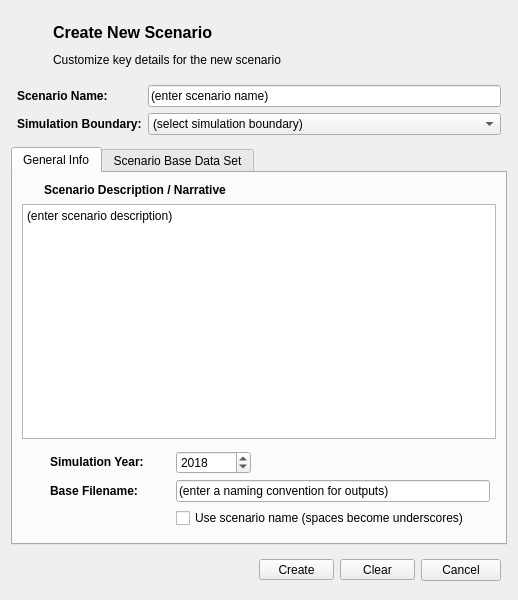
<?xml version="1.0" encoding="UTF-8"?>
<ui version="4.0">
 <class>NewScenarioDialog</class>
 <widget class="QDialog" name="NewScenarioDialog">
  <property name="geometry">
   <rect>
    <x>0</x>
    <y>0</y>
    <width>518</width>
    <height>600</height>
   </rect>
  </property>
  <property name="windowTitle">
   <string>Add Data...</string>
  </property>
  <property name="windowIcon">
   <iconset>
    <normaloff>../../../../../ubeatsicon.ico</normaloff>../../../../../ubeatsicon.ico</iconset>
  </property>
  <layout class="QVBoxLayout" name="verticalLayout">
   <item>
    <widget class="QWidget" name="title_widget" native="true">
     <layout class="QGridLayout" name="gridLayout_3">
      <property name="leftMargin">
       <number>6</number>
      </property>
      <property name="topMargin">
       <number>6</number>
      </property>
      <property name="rightMargin">
       <number>6</number>
      </property>
      <property name="bottomMargin">
       <number>6</number>
      </property>
      <property name="spacing">
       <number>6</number>
      </property>
      <item row="0" column="0">
       <widget class="QLabel" name="title_logo">
        <property name="minimumSize">
         <size>
          <width>30</width>
          <height>30</height>
         </size>
        </property>
        <property name="maximumSize">
         <size>
          <width>30</width>
          <height>30</height>
         </size>
        </property>
        <property name="text">
         <string/>
        </property>
        <property name="pixmap">
         <pixmap resource="../../../../Dropbox/UrbanBEATS Master Project/graphics/ubeats.qrc">:/icons/Map-icon (1).png</pixmap>
        </property>
        <property name="scaledContents">
         <bool>true</bool>
        </property>
       </widget>
      </item>
      <item row="0" column="1">
       <widget class="QLabel" name="title">
        <property name="font">
         <font>
          <pointsize>12</pointsize>
          <weight>75</weight>
          <bold>true</bold>
         </font>
        </property>
        <property name="text">
         <string>Create New Scenario</string>
        </property>
       </widget>
      </item>
      <item row="1" column="1">
       <widget class="QLabel" name="subtitle">
        <property name="text">
         <string>Customize key details for the new scenario</string>
        </property>
       </widget>
      </item>
     </layout>
    </widget>
   </item>
   <item>
    <widget class="QWidget" name="name_widget" native="true">
     <layout class="QGridLayout" name="gridLayout_8">
      <property name="leftMargin">
       <number>6</number>
      </property>
      <property name="topMargin">
       <number>6</number>
      </property>
      <property name="rightMargin">
       <number>6</number>
      </property>
      <property name="bottomMargin">
       <number>6</number>
      </property>
      <item row="0" column="1">
       <widget class="QLineEdit" name="name_box">
        <property name="enabled">
         <bool>true</bool>
        </property>
        <property name="text">
         <string>(enter scenario name)</string>
        </property>
        <property name="readOnly">
         <bool>false</bool>
        </property>
       </widget>
      </item>
      <item row="0" column="0">
       <widget class="QLabel" name="name_lbl">
        <property name="whatsThis">
         <string>Rainfall time series, obtain data from weather station or climate authority of your city. Time series should be in rainfall depth and have units millimetres.</string>
        </property>
        <property name="text">
         <string>&lt;html&gt;&lt;head/&gt;&lt;body&gt;&lt;p&gt;&lt;span style=&quot; font-weight:600;&quot;&gt;Scenario Name:&lt;/span&gt;&lt;/p&gt;&lt;/body&gt;&lt;/html&gt;</string>
        </property>
       </widget>
      </item>
      <item row="1" column="0">
       <widget class="QLabel" name="boundary_lbl">
        <property name="whatsThis">
         <string>Rainfall time series, obtain data from weather station or climate authority of your city. Time series should be in rainfall depth and have units millimetres.</string>
        </property>
        <property name="text">
         <string>&lt;html&gt;&lt;head/&gt;&lt;body&gt;&lt;p&gt;&lt;span style=&quot; font-weight:600;&quot;&gt;Simulation Boundary:&lt;/span&gt;&lt;/p&gt;&lt;/body&gt;&lt;/html&gt;</string>
        </property>
       </widget>
      </item>
      <item row="1" column="1">
       <widget class="QComboBox" name="boundary_combo">
        <item>
         <property name="text">
          <string>(select simulation boundary)</string>
         </property>
        </item>
       </widget>
      </item>
     </layout>
    </widget>
   </item>
   <item>
    <widget class="QTabWidget" name="setup_widget">
     <property name="currentIndex">
      <number>0</number>
     </property>
     <widget class="QWidget" name="narrative_tab">
      <attribute name="icon">
       <iconset resource="../../../../Dropbox/UrbanBEATS Master Project/graphics/ubeats.qrc">
        <normaloff>:/icons/Settings-icon.png</normaloff>:/icons/Settings-icon.png</iconset>
      </attribute>
      <attribute name="title">
       <string>General Info</string>
      </attribute>
      <layout class="QVBoxLayout" name="verticalLayout_2">
       <item>
        <widget class="QWidget" name="widget" native="true">
         <layout class="QHBoxLayout" name="horizontalLayout">
          <property name="leftMargin">
           <number>0</number>
          </property>
          <property name="topMargin">
           <number>0</number>
          </property>
          <property name="rightMargin">
           <number>0</number>
          </property>
          <property name="bottomMargin">
           <number>0</number>
          </property>
          <item>
           <widget class="QLabel" name="narrative_icon">
            <property name="minimumSize">
             <size>
              <width>16</width>
              <height>16</height>
             </size>
            </property>
            <property name="maximumSize">
             <size>
              <width>16</width>
              <height>16</height>
             </size>
            </property>
            <property name="text">
             <string/>
            </property>
            <property name="pixmap">
             <pixmap resource="../../../../Dropbox/UrbanBEATS Master Project/graphics/ubeats.qrc">:/icons/pages-brown-icon.png</pixmap>
            </property>
            <property name="scaledContents">
             <bool>true</bool>
            </property>
           </widget>
          </item>
          <item>
           <widget class="QLabel" name="narrative_lbl">
            <property name="whatsThis">
             <string>Rainfall time series, obtain data from weather station or climate authority of your city. Time series should be in rainfall depth and have units millimetres.</string>
            </property>
            <property name="text">
             <string>&lt;html&gt;&lt;head/&gt;&lt;body&gt;&lt;p&gt;&lt;span style=&quot; font-weight:600;&quot;&gt;Scenario Description / Narrative&lt;/span&gt;&lt;/p&gt;&lt;/body&gt;&lt;/html&gt;</string>
            </property>
            <property name="scaledContents">
             <bool>false</bool>
            </property>
           </widget>
          </item>
         </layout>
        </widget>
       </item>
       <item>
        <widget class="QPlainTextEdit" name="narrative_box">
         <property name="minimumSize">
          <size>
           <width>0</width>
           <height>100</height>
          </size>
         </property>
         <property name="documentTitle">
          <string/>
         </property>
         <property name="plainText">
          <string>(enter scenario description)</string>
         </property>
        </widget>
       </item>
       <item>
        <widget class="QWidget" name="metadata_widget" native="true">
         <layout class="QGridLayout" name="gridLayout_6">
          <property name="leftMargin">
           <number>6</number>
          </property>
          <property name="topMargin">
           <number>6</number>
          </property>
          <property name="rightMargin">
           <number>6</number>
          </property>
          <property name="bottomMargin">
           <number>6</number>
          </property>
          <property name="spacing">
           <number>6</number>
          </property>
          <item row="0" column="4">
           <spacer name="horizontalSpacer_2">
            <property name="orientation">
             <enum>Qt::Horizontal</enum>
            </property>
            <property name="sizeHint" stdset="0">
             <size>
              <width>40</width>
              <height>20</height>
             </size>
            </property>
           </spacer>
          </item>
          <item row="2" column="3" colspan="2">
           <widget class="QCheckBox" name="naming_check">
            <property name="text">
             <string>Use scenario name (spaces become underscores)</string>
            </property>
           </widget>
          </item>
          <item row="0" column="1">
           <widget class="QLabel" name="simyear_lbl">
            <property name="minimumSize">
             <size>
              <width>120</width>
              <height>0</height>
             </size>
            </property>
            <property name="whatsThis">
             <string>Rainfall time series, obtain data from weather station or climate authority of your city. Time series should be in rainfall depth and have units millimetres.</string>
            </property>
            <property name="text">
             <string>&lt;html&gt;&lt;head/&gt;&lt;body&gt;&lt;p&gt;&lt;span style=&quot; font-weight:600;&quot;&gt;Simulation Year:&lt;/span&gt;&lt;/p&gt;&lt;/body&gt;&lt;/html&gt;</string>
            </property>
           </widget>
          </item>
          <item row="1" column="3" colspan="2">
           <widget class="QLineEdit" name="naming_line">
            <property name="enabled">
             <bool>true</bool>
            </property>
            <property name="text">
             <string>(enter a naming convention for outputs)</string>
            </property>
            <property name="readOnly">
             <bool>false</bool>
            </property>
           </widget>
          </item>
          <item row="0" column="3">
           <widget class="QSpinBox" name="startyear_spin">
            <property name="minimumSize">
             <size>
              <width>75</width>
              <height>0</height>
             </size>
            </property>
            <property name="minimum">
             <number>1900</number>
            </property>
            <property name="maximum">
             <number>2500</number>
            </property>
            <property name="value">
             <number>2018</number>
            </property>
           </widget>
          </item>
          <item row="1" column="1">
           <widget class="QLabel" name="naming_lbl">
            <property name="whatsThis">
             <string>Rainfall time series, obtain data from weather station or climate authority of your city. Time series should be in rainfall depth and have units millimetres.</string>
            </property>
            <property name="text">
             <string>&lt;html&gt;&lt;head/&gt;&lt;body&gt;&lt;p&gt;&lt;span style=&quot; font-weight:600;&quot;&gt;Base Filename:&lt;/span&gt;&lt;/p&gt;&lt;/body&gt;&lt;/html&gt;</string>
            </property>
           </widget>
          </item>
          <item row="0" column="0">
           <widget class="QLabel" name="simyear_icon">
            <property name="minimumSize">
             <size>
              <width>16</width>
              <height>16</height>
             </size>
            </property>
            <property name="maximumSize">
             <size>
              <width>16</width>
              <height>16</height>
             </size>
            </property>
            <property name="text">
             <string/>
            </property>
            <property name="pixmap">
             <pixmap resource="../../../../Dropbox/UrbanBEATS Master Project/graphics/ubeats.qrc">:/icons/55191-clock-symbol-of-circular-shape.png</pixmap>
            </property>
            <property name="scaledContents">
             <bool>true</bool>
            </property>
           </widget>
          </item>
          <item row="1" column="0">
           <widget class="QLabel" name="naming_icon">
            <property name="minimumSize">
             <size>
              <width>16</width>
              <height>16</height>
             </size>
            </property>
            <property name="maximumSize">
             <size>
              <width>16</width>
              <height>16</height>
             </size>
            </property>
            <property name="text">
             <string/>
            </property>
            <property name="pixmap">
             <pixmap resource="../../../../Dropbox/UrbanBEATS Master Project/graphics/ubeats.qrc">:/icons/Reports-icon.png</pixmap>
            </property>
            <property name="scaledContents">
             <bool>true</bool>
            </property>
           </widget>
          </item>
         </layout>
        </widget>
       </item>
      </layout>
     </widget>
     <widget class="QWidget" name="data_tab">
      <attribute name="icon">
       <iconset resource="../../../../Dropbox/UrbanBEATS Master Project/graphics/ubeats.qrc">
        <normaloff>:/icons/Misc-Database-3-icon.png</normaloff>:/icons/Misc-Database-3-icon.png</iconset>
      </attribute>
      <attribute name="title">
       <string>Scenario Base Data Set</string>
      </attribute>
      <layout class="QHBoxLayout" name="horizontalLayout_4">
       <item>
        <widget class="QWidget" name="datalibrary" native="true">
         <layout class="QVBoxLayout" name="verticalLayout_4">
          <property name="spacing">
           <number>6</number>
          </property>
          <property name="leftMargin">
           <number>6</number>
          </property>
          <property name="topMargin">
           <number>6</number>
          </property>
          <property name="rightMargin">
           <number>6</number>
          </property>
          <property name="bottomMargin">
           <number>6</number>
          </property>
          <item>
           <widget class="QTreeWidget" name="datalibrary_tree">
            <property name="verticalScrollBarPolicy">
             <enum>Qt::ScrollBarAlwaysOn</enum>
            </property>
            <column>
             <property name="text">
              <string>Project Data Library</string>
             </property>
             <property name="font">
              <font>
               <weight>75</weight>
               <italic>false</italic>
               <bold>true</bold>
              </font>
             </property>
            </column>
            <item>
             <property name="text">
              <string>Spatial Data</string>
             </property>
             <item>
              <property name="text">
               <string>Boundaries</string>
              </property>
              <item>
               <property name="text">
                <string>&lt;no data&gt;</string>
               </property>
              </item>
             </item>
             <item>
              <property name="text">
               <string>Built Infrastructure</string>
              </property>
              <item>
               <property name="text">
                <string>&lt;no data&gt;</string>
               </property>
              </item>
             </item>
             <item>
              <property name="text">
               <string>Elevation</string>
              </property>
              <item>
               <property name="text">
                <string>&lt;no data&gt;</string>
               </property>
              </item>
             </item>
             <item>
              <property name="text">
               <string>Employment</string>
              </property>
              <item>
               <property name="text">
                <string>&lt;none&gt;</string>
               </property>
              </item>
             </item>
             <item>
              <property name="text">
               <string>Land Use</string>
              </property>
              <item>
               <property name="text">
                <string>&lt;no data&gt;</string>
               </property>
              </item>
             </item>
             <item>
              <property name="text">
               <string>Locality Maps</string>
              </property>
              <item>
               <property name="text">
                <string>&lt;no data&gt;</string>
               </property>
              </item>
             </item>
             <item>
              <property name="text">
               <string>Overlays</string>
              </property>
              <item>
               <property name="text">
                <string>&lt;no data&gt;</string>
               </property>
              </item>
             </item>
             <item>
              <property name="text">
               <string>Population</string>
              </property>
              <item>
               <property name="text">
                <string>&lt;no data&gt;</string>
               </property>
              </item>
             </item>
             <item>
              <property name="text">
               <string>Soil</string>
              </property>
              <item>
               <property name="text">
                <string>&lt;no data&gt;</string>
               </property>
              </item>
             </item>
             <item>
              <property name="text">
               <string>Water Bodies</string>
              </property>
              <item>
               <property name="text">
                <string>&lt;none&gt;</string>
               </property>
              </item>
             </item>
            </item>
            <item>
             <property name="text">
              <string>Time Series Data</string>
             </property>
             <item>
              <property name="text">
               <string>Rainfall</string>
              </property>
              <item>
               <property name="text">
                <string>&lt;no data&gt;</string>
               </property>
              </item>
             </item>
             <item>
              <property name="text">
               <string>Evapotranspiration</string>
              </property>
              <item>
               <property name="text">
                <string>&lt;no data&gt;</string>
               </property>
              </item>
             </item>
             <item>
              <property name="text">
               <string>Solar Radiation</string>
              </property>
              <item>
               <property name="text">
                <string>&lt;no data&gt;</string>
               </property>
              </item>
             </item>
             <item>
              <property name="text">
               <string>Temperature</string>
              </property>
              <item>
               <property name="text">
                <string>&lt;no data&gt;</string>
               </property>
              </item>
             </item>
            </item>
            <item>
             <property name="text">
              <string>Qualitative Data</string>
             </property>
             <item>
              <property name="text">
               <string>&lt;no data&gt;</string>
              </property>
             </item>
            </item>
           </widget>
          </item>
         </layout>
        </widget>
       </item>
       <item>
        <widget class="QWidget" name="scenariodata" native="true">
         <property name="minimumSize">
          <size>
           <width>200</width>
           <height>0</height>
          </size>
         </property>
         <property name="maximumSize">
          <size>
           <width>200</width>
           <height>16777215</height>
          </size>
         </property>
         <layout class="QVBoxLayout" name="verticalLayout_3">
          <property name="spacing">
           <number>6</number>
          </property>
          <property name="leftMargin">
           <number>6</number>
          </property>
          <property name="topMargin">
           <number>6</number>
          </property>
          <property name="rightMargin">
           <number>6</number>
          </property>
          <property name="bottomMargin">
           <number>6</number>
          </property>
          <item>
           <widget class="QTreeWidget" name="scenariodata_tree">
            <column>
             <property name="text">
              <string>Scenario Data Set</string>
             </property>
             <property name="font">
              <font>
               <weight>75</weight>
               <bold>true</bold>
              </font>
             </property>
            </column>
            <item>
             <property name="text">
              <string>Spatial Data</string>
             </property>
             <item>
              <property name="text">
               <string>&lt;none&gt;</string>
              </property>
             </item>
            </item>
            <item>
             <property name="text">
              <string>Temporal Data</string>
             </property>
             <item>
              <property name="text">
               <string>&lt;none&gt;</string>
              </property>
             </item>
            </item>
            <item>
             <property name="text">
              <string>Qualitative Data</string>
             </property>
             <item>
              <property name="text">
               <string>&lt;none&gt;</string>
              </property>
             </item>
            </item>
           </widget>
          </item>
          <item>
           <widget class="QPushButton" name="add_to_button">
            <property name="text">
             <string>&gt;&gt; Add to Scenario</string>
            </property>
           </widget>
          </item>
          <item>
           <widget class="QPushButton" name="remove_from_button">
            <property name="text">
             <string>&lt;&lt; Remove from Scenario</string>
            </property>
           </widget>
          </item>
         </layout>
        </widget>
       </item>
      </layout>
     </widget>
    </widget>
   </item>
   <item>
    <widget class="QWidget" name="footer" native="true">
     <property name="minimumSize">
      <size>
       <width>0</width>
       <height>38</height>
      </size>
     </property>
     <property name="maximumSize">
      <size>
       <width>16777215</width>
       <height>38</height>
      </size>
     </property>
     <layout class="QHBoxLayout" name="horizontalLayout_2">
      <property name="spacing">
       <number>6</number>
      </property>
      <property name="leftMargin">
       <number>6</number>
      </property>
      <property name="topMargin">
       <number>6</number>
      </property>
      <property name="rightMargin">
       <number>6</number>
      </property>
      <property name="bottomMargin">
       <number>6</number>
      </property>
      <item>
       <spacer name="horizontalSpacer">
        <property name="orientation">
         <enum>Qt::Horizontal</enum>
        </property>
        <property name="sizeHint" stdset="0">
         <size>
          <width>40</width>
          <height>20</height>
         </size>
        </property>
       </spacer>
      </item>
      <item>
       <widget class="QToolButton" name="create_button">
        <property name="minimumSize">
         <size>
          <width>75</width>
          <height>20</height>
         </size>
        </property>
        <property name="text">
         <string>Create</string>
        </property>
       </widget>
      </item>
      <item>
       <widget class="QToolButton" name="clear_button">
        <property name="minimumSize">
         <size>
          <width>75</width>
          <height>0</height>
         </size>
        </property>
        <property name="text">
         <string>Clear</string>
        </property>
       </widget>
      </item>
      <item>
       <widget class="QPushButton" name="cancel_button">
        <property name="text">
         <string>Cancel</string>
        </property>
       </widget>
      </item>
     </layout>
    </widget>
   </item>
  </layout>
 </widget>
 <tabstops>
  <tabstop>name_box</tabstop>
  <tabstop>datalibrary_tree</tabstop>
  <tabstop>scenariodata_tree</tabstop>
  <tabstop>add_to_button</tabstop>
  <tabstop>remove_from_button</tabstop>
  <tabstop>create_button</tabstop>
  <tabstop>clear_button</tabstop>
  <tabstop>cancel_button</tabstop>
 </tabstops>
 <resources>
  <include location="../../../../Dropbox/UrbanBEATS Master Project/graphics/ubeats.qrc"/>
  <include location="../../../../Dropbox/UrbanBEATS Master Project/graphics/ubeats.qrc"/>
  <include location="../graphics/ubeats.qrc"/>
 </resources>
 <connections>
  <connection>
   <sender>cancel_button</sender>
   <signal>clicked()</signal>
   <receiver>NewScenarioDialog</receiver>
   <slot>reject()</slot>
   <hints>
    <hint type="sourcelabel">
     <x>462</x>
     <y>571</y>
    </hint>
    <hint type="destinationlabel">
     <x>258</x>
     <y>299</y>
    </hint>
   </hints>
  </connection>
 </connections>
</ui>
